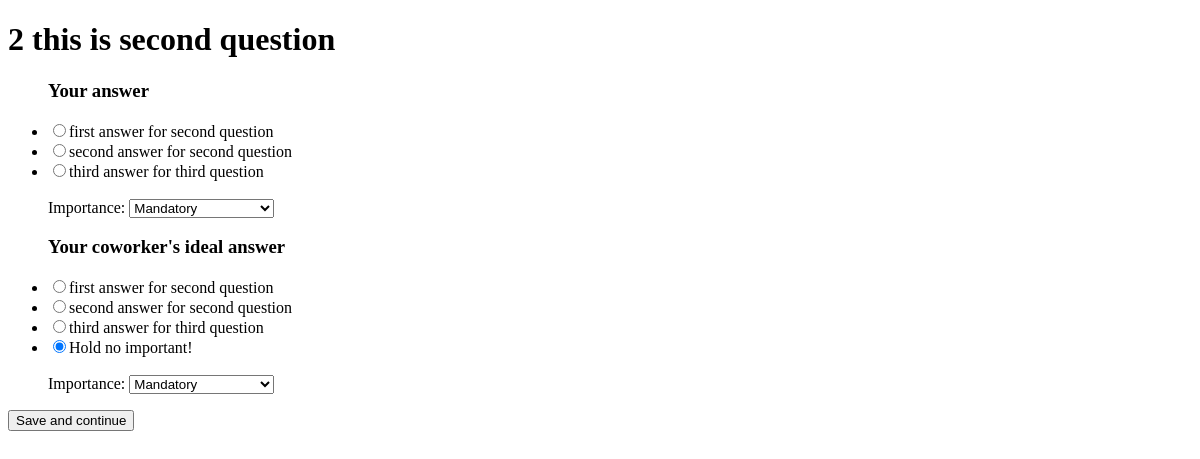
The app's page /question/2/ (signed in), older data.
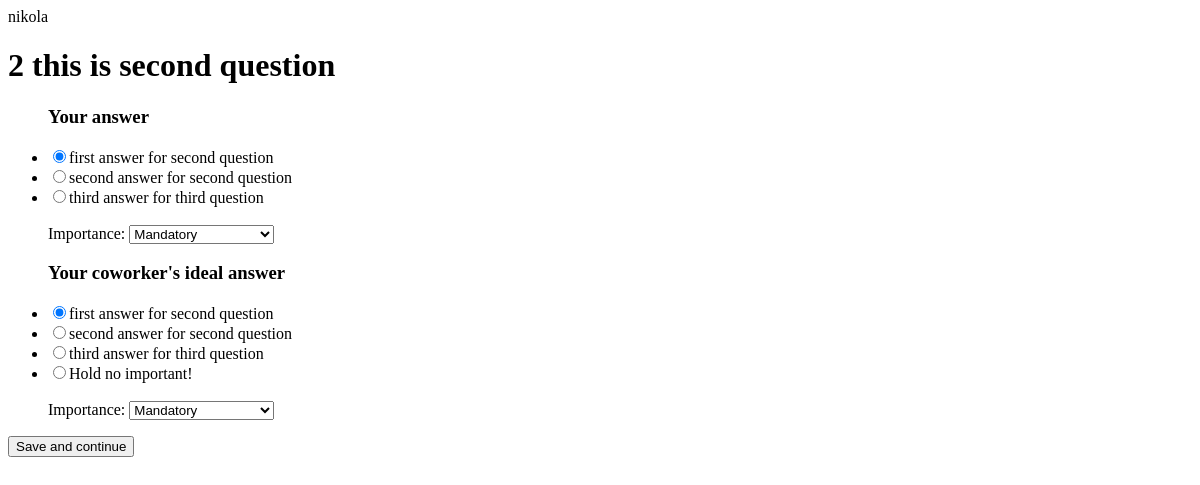
The same page, newer data.
### question/models.py (models this page shows, shortened)
class Question(models.Model):
    text = models.TextField()
    active = models.BooleanField(default=True)
    draft = models.BooleanField(default=False)
    timestamp = models.DateTimeField(auto_now_add=True, auto_now=False)

class Answer(models.Model):
    question = models.ForeignKey(Question)
    text = models.CharField(max_length=120)
    active = models.BooleanField(default=True)
    draft = models.BooleanField(default=False)
    timestamp = models.DateTimeField(auto_now_add=True, auto_now=False)

class UserAnswer(models.Model):
    user = models.ForeignKey(settings.AUTH_USER_MODEL)
    question = models.ForeignKey(Question)
    my_answer = models.ForeignKey(Answer, related_name="use_answer")
    my_answer_importance = models.CharField(max_length=50, choices=LEVELS)
    my_points = models.IntegerField(default=-1)
    their_answer = models.ForeignKey(Answer, null=True, blank=True, related_name='match_answer')
    their_answer_importance = models.CharField(max_length=50)
    their_points = models.IntegerField(default=-1)
    timestamp = models.DateTimeField(auto_now_add=True, auto_now=False)

### question/views.py (the view)
# urls.py: url(r'^question/(?P<id>\d+)/$', 'question.views.single', name="question_single"),
def single(request, id):
    print(id)
    if request.user.is_authenticated():
        instance = get_object_or_404(Question, id=id)
        try:
            user_answer = UserAnswer.objects.get(user=request.user, question=instance)
        except UserAnswer.DoesNotExist:
            user_answer = UserAnswer()
        except UserAnswer.MultipleObjectsReturned:
            user_answer = UserAnswer.objects.filter(user=request.user, question=instance)[0]
        except:
            user_answer = UserAnswer()
        form = UserResponseForm(request.POST or None)
        if form.is_valid():
            print("Form is VALID!!!")
            print(form.cleaned_data)
            print(request.POST)
            question_id = form.cleaned_data.get('question_id')
            answer_id = form.cleaned_data.get('answer_id')
            important_level = form.cleaned_data.get('important_level')
            their_important_level = form.cleaned_data.get('their_important_level')
            their_answer_id = form.cleaned_data.get('their_answer_id')
            question_instance = Question.objects.get(id=question_id)
            answer_instance = Answer.objects.get(id=answer_id)
            print(answer_instance.text, "-", question_instance.text)
            user_answer.user = request.user
            user_answer.question = question_instance
            user_answer.my_answer = answer_instance
            user_answer.my_answer_importance = important_level
            if their_answer_id != -1:
                their_answer_instance = Answer.objects.get(id=their_answer_id)
                user_answer.their_answer = their_answer_instance
                user_answer.their_answer_importance =  their_important_level
            else:
                user_answer.their_answer = None
                user_answer.their_answer_importance = "Not Important!"
            user_answer.save()
            next_q = Question.objects.all().order_by("?").first()
            return redirect("question_single", id=next_q.id)
        else:
            print("Form is INVALID!")
        context = {
            "form": form,
            "instance": instance,
            'user_answer': user_answer
        }
        return render(request, "question/single.html", context)
    else:
        print("User is not authenticated!")
        raise Http404

### question/forms.py (shortened to what this page needs)
class UserResponseForm(forms.Form):
    question_id = forms.IntegerField()
    answer_id = forms.IntegerField()
    important_level = forms.ChoiceField(choices=LEVELS)
    their_answer_id = forms.IntegerField()
    their_important_level = forms.ChoiceField(choices=LEVELS)

### templates/question/single.html (shortened to what this page needs)
{% extends "base.html" %}
{% block content %}
    <form method="POST" action="">{% csrf_token %}
            {{ user_answer.user }}
            <h1>{{ instance.text }}</h1>
                <ul>
                    <h3>Your answer</h3>
                    {% for ans in instance.answer_set.all %}
                        <li><input type="radio" name="answer_id" value="{{ ans.id }}" {% if user_answer.my_answer.id == ans.id %} checked=checked {% endif %}" />{{ ans.text }}</li>
                    {% endfor %}
                    <br/>
                    Importance: {{ form.important_level }}
                    <h3>Your coworker's ideal answer</h3>
                    {% for ans in instance.answer_set.all %}
                        <li><input type="radio" name="their_answer_id" value="{{ ans.id }}" {% if user_answer.their_answer.id == ans.id %} checked=checked {% endif %}" />{{ ans.text }}</li>
                    {% endfor %}
                    <li><input type="radio" name="their_answer_id" value="-1" {% if not user_answer.their_answer %} checked="checked" {% endif %}/>Hold no important!</li>
                    <br/>
                    Importance: {{ form.their_important_level }}
                </ul>
        <input type="submit" value="Save and continue">
    </form>
{% endblock %}

### templates/base.html (shortened to what this page needs)
<!DOCTYPE html>
<html lang="en">
<head>
</head>
<body>
{% block content %}{% endblock %}
</body>
</html>

Row changes from the older to the newer data that the page shows:
added UserAnswer: user "nikola"
computed for Answer "first answer for second question": answer_id "☐" → "☑"; their_answer_id "☐" → "☑"
Text that changed along with them:
form field their_answer_id: "☑" → (not shown)
